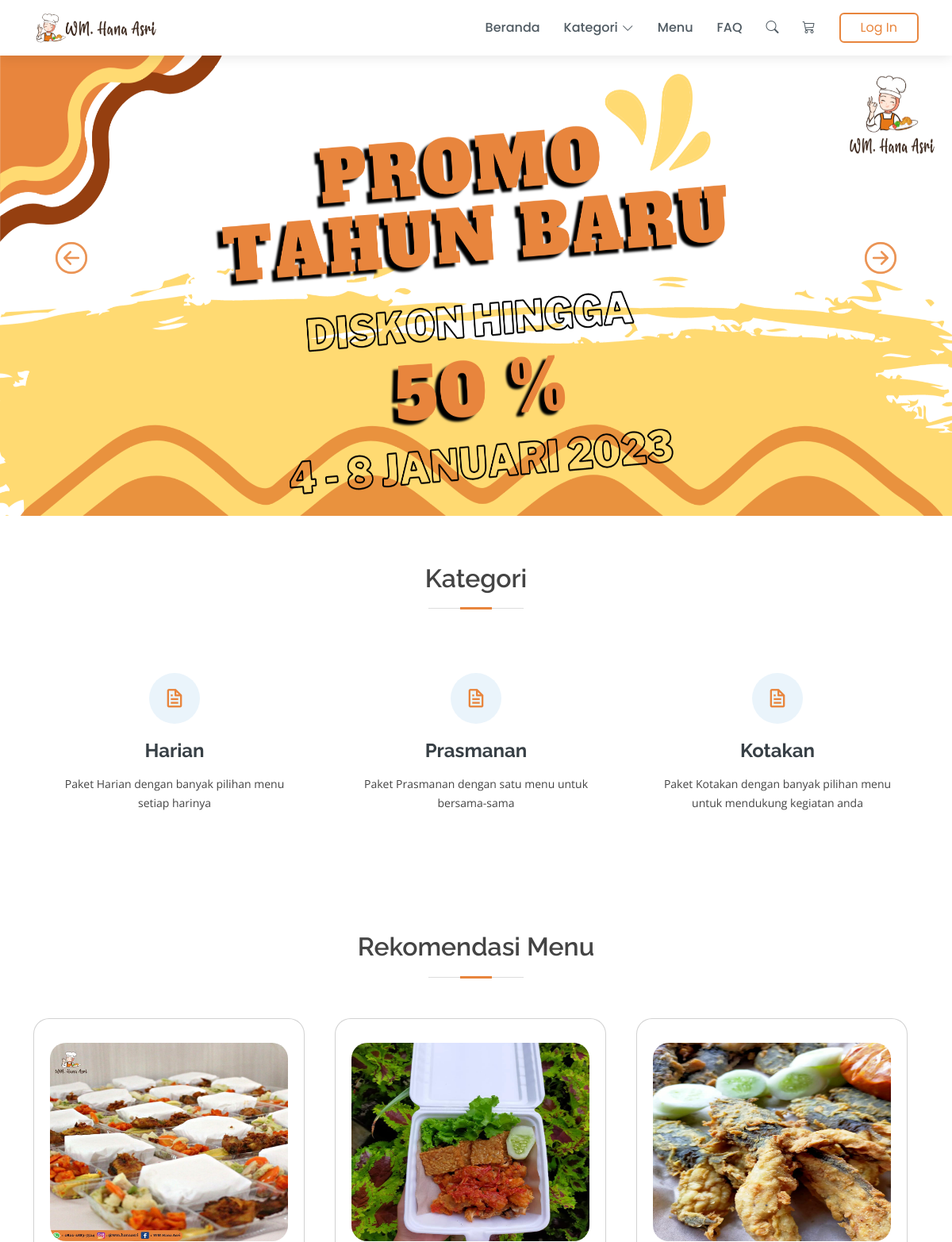
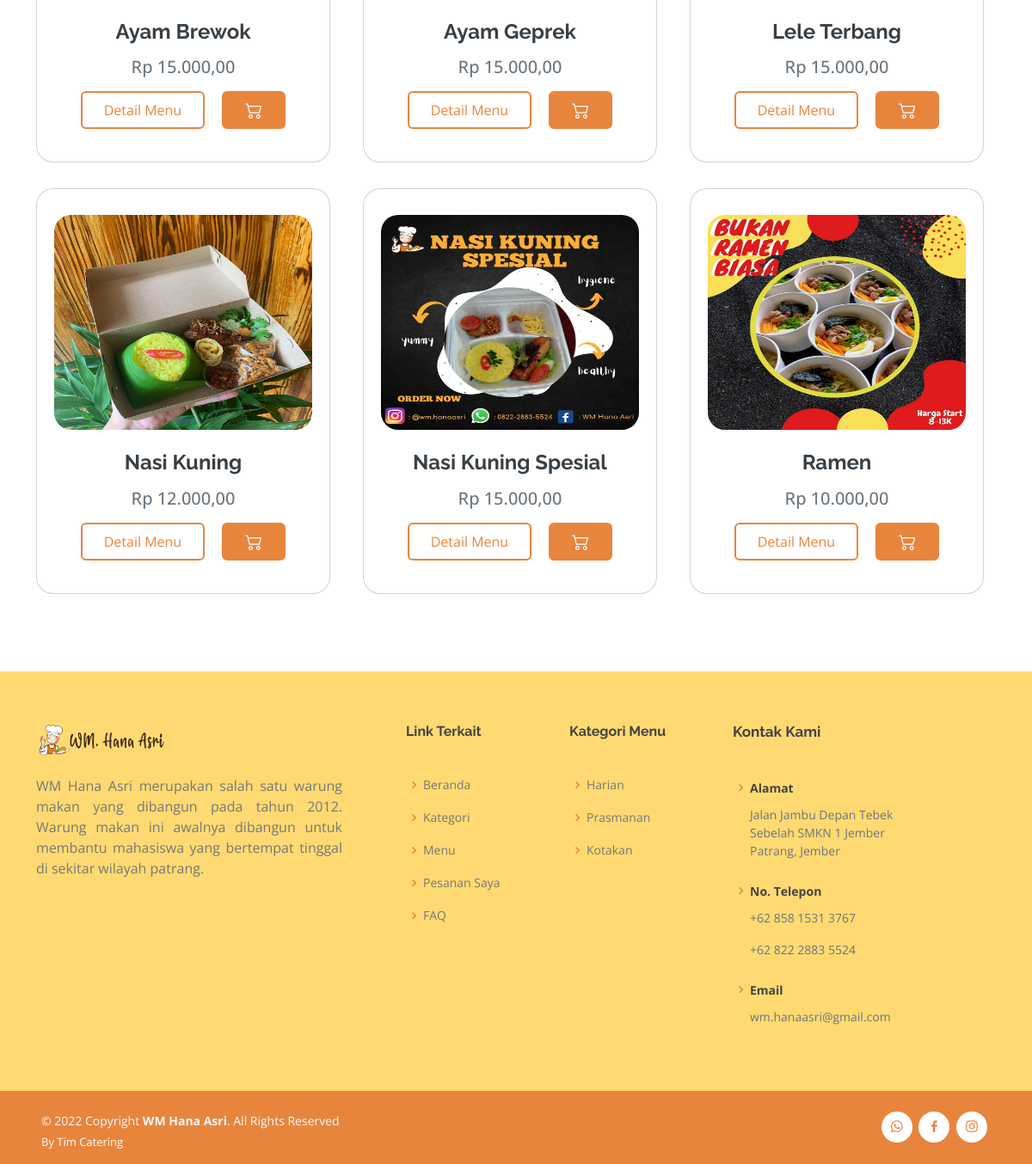
The page / on the database its author committed (2 pictures, top to bottom).
### tables this page shows
CREATE TABLE `carousel` (
  `id_car` int(11) NOT NULL,
  `gambar` varchar(50) NOT NULL
);

CREATE TABLE `menu` (
  `id_menu` int(11) NOT NULL,
  `nama_menu` varchar(100) NOT NULL,
  `harga` varchar(50) NOT NULL,
  `detail` text NOT NULL,
  `gambar` varchar(50) NOT NULL,
  `id_kategori` int(11) NOT NULL
);

### function/rupiah.php (called while the page is built)
<?php
function rupiah($angka){
	$hasil_rupiah = "Rp " . number_format($angka,2,',','.');
	return $hasil_rupiah;
}
?>

### index.php (the view, shortened to what this page needs)
<?php
  include('header.php');
  if ($_SESSION['akses'] == 2 || empty($_SESSION['akses'])) {
?>
<main id="main">
<div id="myCarousel" class="carousel slide" data-bs-ride="carousel">
  <div class="carousel-indicators">
    <button type="button" data-bs-target="#myCarousel" data-bs-slide-to="0" class="active" aria-current="true" aria-label="Slide 1"></button>
    <button type="button" data-bs-target="#myCarousel" data-bs-slide-to="1" aria-label="Slide 2"></button>
    <button type="button" data-bs-target="#myCarousel" data-bs-slide-to="2" aria-label="Slide 3"></button>
  </div>
  <div class="carousel-inner">
    <?php
    $data_iklan = mysqli_query($koneksi,"SELECT * FROM carousel");
        while($i = mysqli_fetch_array($data_iklan)){
    ?>
    <div class="carousel-item active" style="height: 650px;">
      <img src="assets/img/iklan/<?php echo $i['gambar']; ?>" alt="" width="100%" height="100%" style="padding-top: 70px;">
    </div>
  <button class="carousel-control-prev" type="button" data-bs-target="#myCarousel" data-bs-slide="prev">
    <span class="bi-arrow-left-circle" style="color: #E8853D; font-size: 40px;" aria-hidden="true"></span>
  </button>
  <button class="carousel-control-next" type="button" data-bs-target="#myCarousel" data-bs-slide="next">
    <span class="bi-arrow-right-circle" style="color: #E8853D; font-size: 40px;" aria-hidden="true"></span>
  </button>
  <?php } ?>
</div>
<section id="categories" class="what-we-do">
  <div class="container">
    <div class="section-title">
      <h2>Kategori</h2>
    </div>
    <div class="row">
      <div class="col-lg-4 col-md-6 d-flex align-items-stretch">
        <div class="icon-box">
          <div class="icon"><i class="bx bx-file"></i></div>
            <h4><a href="categories.php?id_kategori=1">Harian</a></h4>
            <p>Paket Harian dengan banyak pilihan menu setiap harinya</p>
          </div>
        </div>
        <div class="col-lg-4 col-md-6 d-flex align-items-stretch mt-4 mt-md-0">
          <div class="icon-box">
            <div class="icon"><i class="bx bx-file"></i></div>
              <h4><a href="categories.php?id_kategori=2">Prasmanan</a></h4>
              <p>Paket Prasmanan dengan satu menu untuk bersama-sama</p>
          </div>
        </div>
        <div class="col-lg-4 col-md-6 d-flex align-items-stretch mt-4 mt-lg-0">
          <div class="icon-box">
            <div class="icon"><i class="bx bx-file"></i></div>
              <h4><a href="categories.php?id_kategori=3">Kotakan</a></h4>
              <p>Paket Kotakan dengan banyak pilihan menu untuk mendukung kegiatan anda</p>
            </div>
          </div>
        </div>
      </div>
  </div>
<section id="menu" class="what-we-do">
  <div class="container">
    <div class="section-title">
      <h2>Rekomendasi Menu</h2>
    </div>
    <div class="row">
      <?php
        $batas = 6;
        $halaman = isset($_GET['halaman'])?(int)$_GET['halaman'] : 1;
        $halaman_awal = ($halaman>1) ? ($halaman * $batas) - $batas : 0;
        $data_menu = mysqli_query($koneksi,"SELECT * FROM menu LIMIT $halaman_awal, $batas");
        while($d = mysqli_fetch_array($data_menu)){
      ?>
        <div class="col-lg-4 col-md-6 d-flex align-items-stretch mt-0" style="margin-bottom: 30px;">
          <div class="card icon-box" style="border-radius: 20px;">
            <div class="img">
              <img src="assets/img/menu/<?php echo $d['gambar']; ?>" alt="" width="300px" height="250px" style="border-radius: 20px;">
            </div>
            <br>
            <h4><a href="product_detail.php"><?php echo $d['nama_menu']; ?></a></h4>
            <h5 class="text-secondary" style="font-family: 'Open Sans', sans-serif;"><?php echo rupiah($d['harga']); ?></h5>
          <div>
          <a href="product_detail.php?id_menu=<?php echo $d['id_menu'] ?>"><button class="btn m-2 pt-2 pb-2" style="color: #E8853D;">Detail Menu</button></a>
          <?php
          if(isset($_SESSION['id'])) {
          ?>
          <button class="btn m-2" style="background-color: #E8853D;">
            <a href="cart.php?id_menu=<?php echo $d['id_menu'] ?> & action=add" style="color: #fff; font-size: 20px"><span class="bi-cart2"></span></a>
          </button>
        </div>
      </div>
    </div>
      <?php }else{ ?>
        <button class="btn m-2" style="background-color: #E8853D;">
            <a onclick="return confirm('Silahkan Login Terlebih Dahulu!')" href="login.php" style="color: #fff; font-size: 20px"><span class="bi-cart2"></span></a>
          </button>
        </div>
      </div>
    </div>
      <?php }} ?>
  </div>
</section>
</main>
<?php
}else{
  echo "<script>alert('Anda adalah Admin!')</script>";
  echo "<script>location='dashboard/'</script>";
}
  include('footer.php')
?>

### assets/css/index.css (style rules this page uses)
body { font-family: "Open Sans", sans-serif; color: #444444; }
a { color: #E8853D; text-decoration: none; }
h1, h2, h3, h4, h5, h6 { font-family: "Raleway", sans-serif; }
.btn { display: inline-block; color: #E8853D; text-decoration: none; padding: 5px 25px; border: 2px solid #E8853D; overflow: hidden; position: relative; transition: color .5s .25s; }
.btn::before, .btn::after { content: ''; position: absolute; top: 0; width: 50%; height: 100%; background-color: #E8853D; z-index: -1; transform: scaleX(0); transition: transform .5s cubic-bezier(.785, .135, .15, .86); }
.btn::before { left: 0; transform-origin: left; }
.btn::after { right: 0; transform-origin: right; }
section { padding: 60px 0; }
.section-title { text-align: center; padding-bottom: 30px; }
.section-title h2 { font-size: 32px; font-weight: 600; margin-bottom: 20px; padding-bottom: 20px; position: relative; }
.section-title h2::before { content: ""; position: absolute; display: block; width: 120px; height: 1px; background: #ddd; bottom: 1px; left: calc(50% - 60px); }
.section-title h2::after { content: ""; position: absolute; display: block; width: 40px; height: 3px; background: #E8853D; bottom: 0; left: calc(50% - 20px); }
.what-we-do .icon-box { text-align: center; padding: 30px 20px; transition: all ease-in-out 0.3s; background: #fff; }
.what-we-do .icon-box .icon { margin: 0 auto; width: 64px; height: 64px; background: #eaf4fb; border-radius: 50px; display: flex; align-items: center; justify-content: center; margin-bottom: 20px; transition: ease-in-out 0.3s; }
.what-we-do .icon-box .icon i { color: #E8853D; font-size: 28px; }
.what-we-do .icon-box h4 { font-weight: 700; margin-bottom: 15px; font-size: 24px; }
.what-we-do .icon-box h4 a { color: #384046; transition: ease-in-out 0.3s; }
.what-we-do .icon-box p { line-height: 24px; font-size: 14px; margin-bottom: 0; }

### rows shown on the page
carousel: gambar (picture)
menu: gambar (picture), nama_menu "Ayam Brewok", harga "Rp 15.000,00"
menu: gambar (picture), nama_menu "Ayam Geprek", harga "Rp 15.000,00"
menu: gambar (picture), nama_menu "Lele Terbang", harga "Rp 15.000,00"
menu: gambar (picture), nama_menu "Nasi Kuning", harga "Rp 12.000,00"
menu: gambar (picture), nama_menu "Nasi Kuning Spesial", harga "Rp 15.000,00"
menu: gambar (picture), nama_menu "Ramen", harga "Rp 10.000,00"
